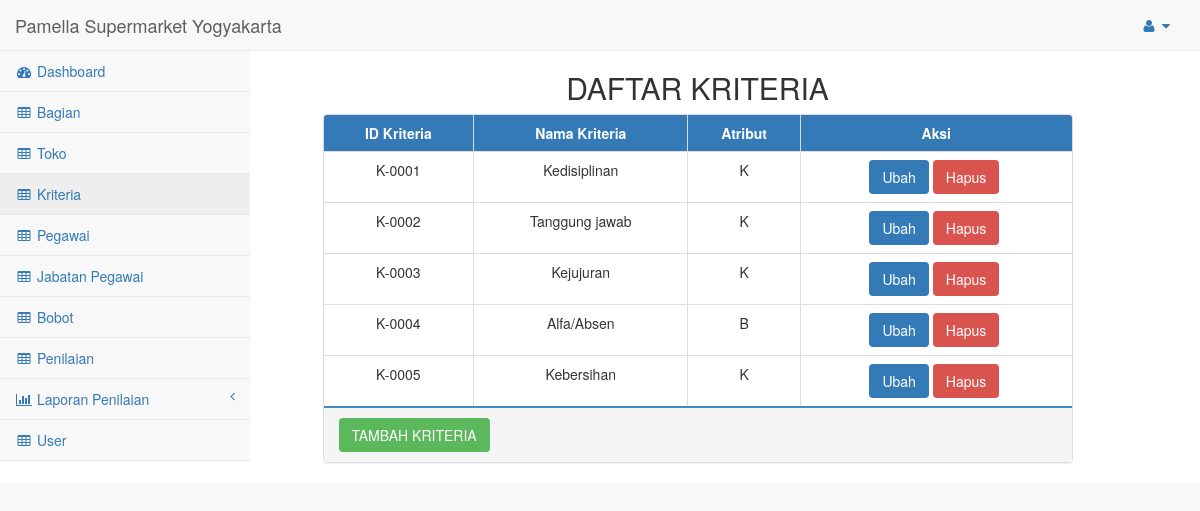
/pages/index.php?navigasi=kriteria&crud=view, run on the app's committed database.
### tables this page shows
CREATE TABLE `kriteria` (
  `id_kriteria` char(8) NOT NULL,
  `nama_kriteria` varchar(25) NOT NULL,
  `atribut` enum('K','B') NOT NULL
);

### include/view/read/kriteria_tampil.php (the view, shortened to what this page needs)
<div class="col-sm-8 col-sm-offset-3">
	<h2 class="text-center">DAFTAR KRITERIA</h2>
	<div class="panel-group">
		<div class="panel panel-default">
			<table class="table table-bordered table-hover text-center panel panel-primary">
				<thead class="panel-heading">
					<tr>
						<th class="text-center">ID Kriteria</th>
						<th class="text-center">Nama Kriteria</th>
						<th class="text-center">Atribut</th>
                        <th class="text-center">Aksi</th>
					</tr>
				</thead>
				<tbody>
					<?php
							$sql = "select * from kriteria order by id_kriteria";
							$hasil = mysqli_query($db_link,$sql);
							while ($data=mysqli_fetch_array($hasil)) {
							echo "<tr>";
                            echo "  <td>{$data['id_kriteria']}</td>
                                    <td>{$data['nama_kriteria']}</td>
                                    <td>{$data['atribut']}</td>
                                    <td>
                                  		<a class='btn btn-primary ubah' ref='".$data['id_kriteria']."'>Ubah</a>
										<a class='btn btn-danger hapus' ref='".$data['id_kriteria']."' nama='".$data['nama_kriteria']."'>Hapus</a>&nbsp;
                                    </td>";
							echo "</tr>";
						}
					?>
				</tbody>
			</table>
						<hr style="height:2px; border:none;margin:0; color:#000; background-color:#428bca;">
			<div class="panel-heading">
					<div class="row">
						<div class="col-sm-12">
							<button type="button" id="tambah" class="btn btn-success">TAMBAH KRITERIA</button>
						</div>
					</div>
			</div>
		</div>
	</div>
</div>

### data on the page
kriteria: id_kriteria "K-0001", nama_kriteria "Kedisiplinan", atribut "K"
kriteria: id_kriteria "K-0002", nama_kriteria "Tanggung jawab", atribut "K"
kriteria: id_kriteria "K-0003", nama_kriteria "Kejujuran", atribut "K"
kriteria: id_kriteria "K-0004", nama_kriteria "Alfa/Absen", atribut "B"
kriteria: id_kriteria "K-0005", nama_kriteria "Kebersihan", atribut "K"
